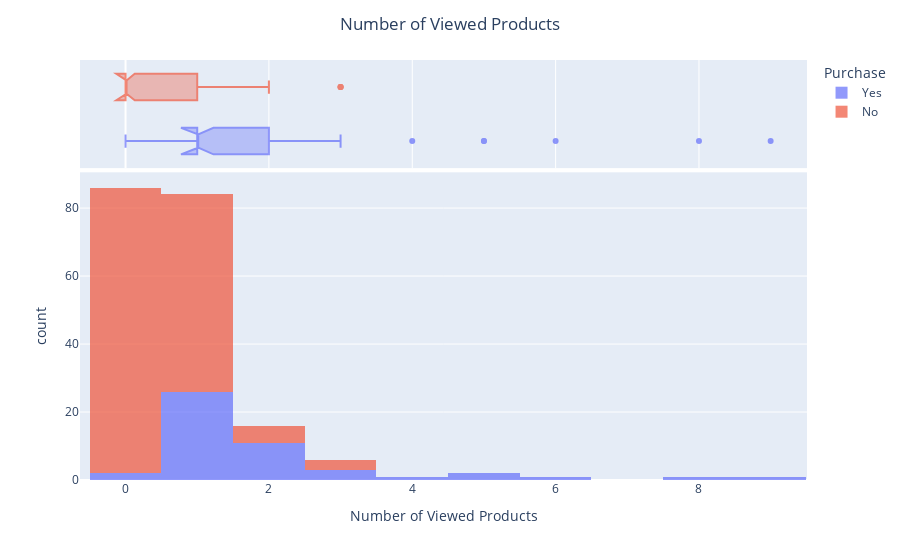

The code cell stored with this chart in its notebook:
### Markdown cell above
## Number of Viewed Products

**Number of Viewed Products** counts the amount of items that the user has checked product details. Compared with **View Product Details**, which is a yes-no question, **Number of Viewed Products** gather additional magnitude information. The unique value of this numerical variable emerges espeically when the threshold for distinguishing purchased users from non-purchased ones is located beyond zero, meaning that while it is not viewing any product details or not that makes a difference, it is the rule that the more goods the user clicks and reads details about, the higher the possibility to buy that actually works.

According the company dataset, most non-purchased users only viewed 0 or 1 product details while an average of 1.5 goods are given a closer look within the purchased group. Moreover, the histogram for the purchased users is tail-heavy with extreme values from 4 to 9, but the largest number of viewed products is just 3 for the non-purchased group. This outcome fits intuition that users who come for a purchase are inclined to view more products either for comparison or for delivery fee efficient purpose, resulting in a higher average number of products viewed and supporting **Number of Viewed Products** as a potential strong candidate for the predictive model.

However, focusing on the purchased user only, 26 out of 48 viewed just one product in detail with the remaining 20 of them seeing more than one products and 2 of them not checking anything. Despite of the high average number, nearly half of the people in this group does not act differently from the non-purchased users. On one hand, it may be because of the limited attractiveness of products offered in the estore, making clicking on one more goods of interest hard to happen. On the other hand, the explanation that potential buyers of Lapapo are those with a clear target who seldom waste time on goods out of their plans also makes sense. Therefore, if a definite threshold is required, the number of viewed products being 2 is more likely to work since the amount of non-purchased users drops sharply when passing two while there are still roughly 42% of purchased users viewing at least two items.

### Code cell
# combined statistical chart for Number of Sessions
df = px.data.tips()
fig = px.histogram(lapapo, x='Number of Viewed Products', color='Purchase',
                   marginal='box', labels=['Yes','No'])
fig.update_traces(opacity=0.7)
fig.update_layout(title='Number of Viewed Products', title_x=0.5)
fig.show()

### Figure 1 — Plotly figure (JSON) as saved in the notebook; plotly's stock layout.template omitted (floating-point values rounded to 4 significant figures; data arrays with more than 128 entries replaced by an {"elided": "..."} marker saying what was removed)
{"data": [{"alignmentgroup": "True", "bingroup": "x", "hovertemplate": "Purchase=Yes<br>Number of Viewed Products=%{x}<br>count=%{y}<extra></extra>", "legendgroup": "Yes", "marker": {"color": "#636efa"}, "name": "Yes", "offsetgroup": "Yes", "opacity": 0.7, "orientation": "v", "showlegend": true, "type": "histogram", "x": [1, 1, 1, 1, 1, 1, 2, 2, 1, 1, 1, 3, 9, 2, 1, 2, 2, 1, 2, 2, 1, 1, 1, 3, 2, 8, 2, 1, 1, 1, 1, 4, 2, 1, 1, 1, 6, 1, 0, 1, 1, 1, 5, 5, 1, 3, 2, 0], "xaxis": "x", "yaxis": "y"}, {"alignmentgroup": "True", "hovertemplate": "Purchase=Yes<br>Number of Viewed Products=%{x}<extra></extra>", "legendgroup": "Yes", "marker": {"color": "#636efa"}, "name": "Yes", "notched": true, "offsetgroup": "Yes", "opacity": 0.7, "showlegend": false, "type": "box", "x": [1, 1, 1, 1, 1, 1, 2, 2, 1, 1, 1, 3, 9, 2, 1, 2, 2, 1, 2, 2, 1, 1, 1, 3, 2, 8, 2, 1, 1, 1, 1, 4, 2, 1, 1, 1, 6, 1, 0, 1, 1, 1, 5, 5, 1, 3, 2, 0], "xaxis": "x2", "yaxis": "y2"}, {"alignmentgroup": "True", "bingroup": "x", "hovertemplate": "Purchase=No<br>Number of Viewed Products=%{x}<br>count=%{y}<extra></extra>", "legendgroup": "No", "marker": {"color": "#EF553B"}, "name": "No", "offsetgroup": "No", "opacity": 0.7, "orientation": "v", "showlegend": true, "type": "histogram", "x": {"elided": "150 int values"}, "xaxis": "x", "yaxis": "y"}, {"alignmentgroup": "True", "hovertemplate": "Purchase=No<br>Number of Viewed Products=%{x}<extra></extra>", "legendgroup": "No", "marker": {"color": "#EF553B"}, "name": "No", "notched": true, "offsetgroup": "No", "opacity": 0.7, "showlegend": false, "type": "box", "x": {"elided": "150 int values"}, "xaxis": "x2", "yaxis": "y2"}], "layout": {"barmode": "relative", "legend": {"title": {"text": "Purchase"}, "tracegroupgap": 0}, "margin": {"t": 60}, "title": {"text": "Number of Viewed Products", "x": 0.5}, "xaxis": {"anchor": "y", "domain": [0, 1], "title": {"text": "Number of Viewed Products"}}, "xaxis2": {"anchor": "y2", "domain": [0, 1], "matches": "x", "showgrid": true, "showticklabels": false}, "yaxis": {"anchor": "x", "domain": [0, 0.7326], "title": {"text": "count"}}, "yaxis2": {"anchor": "x2", "domain": [0.7426, 1], "matches": "y2", "showgrid": false, "showline": false, "showticklabels": false, "ticks": ""}}}
